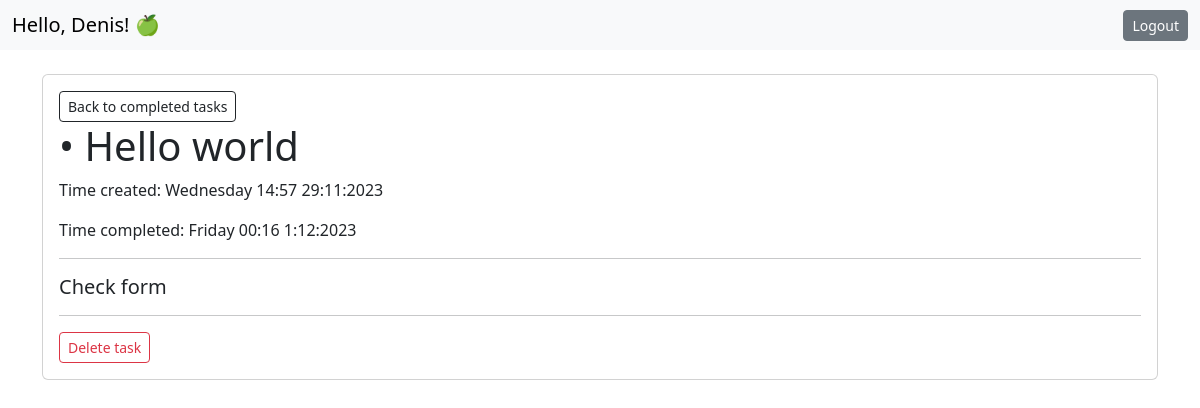
The page /completed/task/6/ (signed in) on the database its author committed.
### note/models.py (models this page shows, shortened)
class Task(models.Model):
    user = models.ForeignKey(User, on_delete=models.CASCADE)
    title = models.CharField(max_length=60)
    description = models.TextField(null=True, blank=True)
    complete = models.BooleanField(default=False)
    time_created = models.DateTimeField(auto_now_add=True)
    time_updated = models.DateTimeField(auto_now=True)
    importance = models.ForeignKey(Importance, on_delete=models.CASCADE, null=False)
    class Meta:
        ordering = ["-time_updated"]

### note/views.py (the view)
# urls.py: path('completed/task/<int:pk>/', views.detail_complete_task, name='detail_complete'),
@login_required
def detail_complete_task(request, pk):
    task = Task.objects.get(pk=pk)
    return render(request, "detail_completed_page.html", context={"task": task})

### note/templates/detail_completed_page.html
{% extends 'base.html' %}
{% block content %}
<br />
<div class="card">
    <div class="card-body">
        <a href="{% url 'completed' %}" class="btn btn-outline-dark btn-sm">Back to completed tasks</a>
        <h1 class="card-title">• {{ task.title }}</h1>
        <p class="card-text">Time created: {{ task.time_created|date:'l H:i j:m:Y' }}</p>
        {% if task.time_updated != task.time_created %}
        <p class="card-text">Time completed: {{ task.time_updated|date:'l H:i j:m:Y' }}</p>
        {% endif %}
        <hr />
        <h5 class="card-text">{{ task.description }}</h5>
        <hr />
        <a href="{% url 'delete' task.pk %}" class="btn btn-outline-danger btn-sm">Delete task</a>
    </div>
</div>
{% endblock %}

### note/templates/navbar.html
<nav class="navbar navbar-expand-lg bg-body-tertiary">
    <div class="container-fluid">
        {% if request.user.is_authenticated %}
        <span class="navbar-brand mb-0 h1">Hello, {{ request.user.first_name }}! 🍏</span>
        {% else %}
        <span class="navbar-brand mb-0 h1">🍏</span>
        {% endif %}
        <div>
        {% if request.user.is_authenticated %}
        <a href="{% url 'logout' %}" class="btn btn-secondary btn-sm">Logout</a>
        {% else %}
        <a href="{% url 'login' %}" class="btn btn-secondary btn-sm">Login</a>
        <a href="{% url 'register' %}" class="btn btn-secondary btn-sm">Register</a>
        {% endif %}
        </div>
    </div>
</nav>

### rows shown on the page
Task: title "Hello world", time_created "Wednesday 14:57 29:11:2023", time_updated "Friday 00:16 1:12:2023", description "Check form"

### other values the page prints
{{ request.user.first_name }} "Denis"
